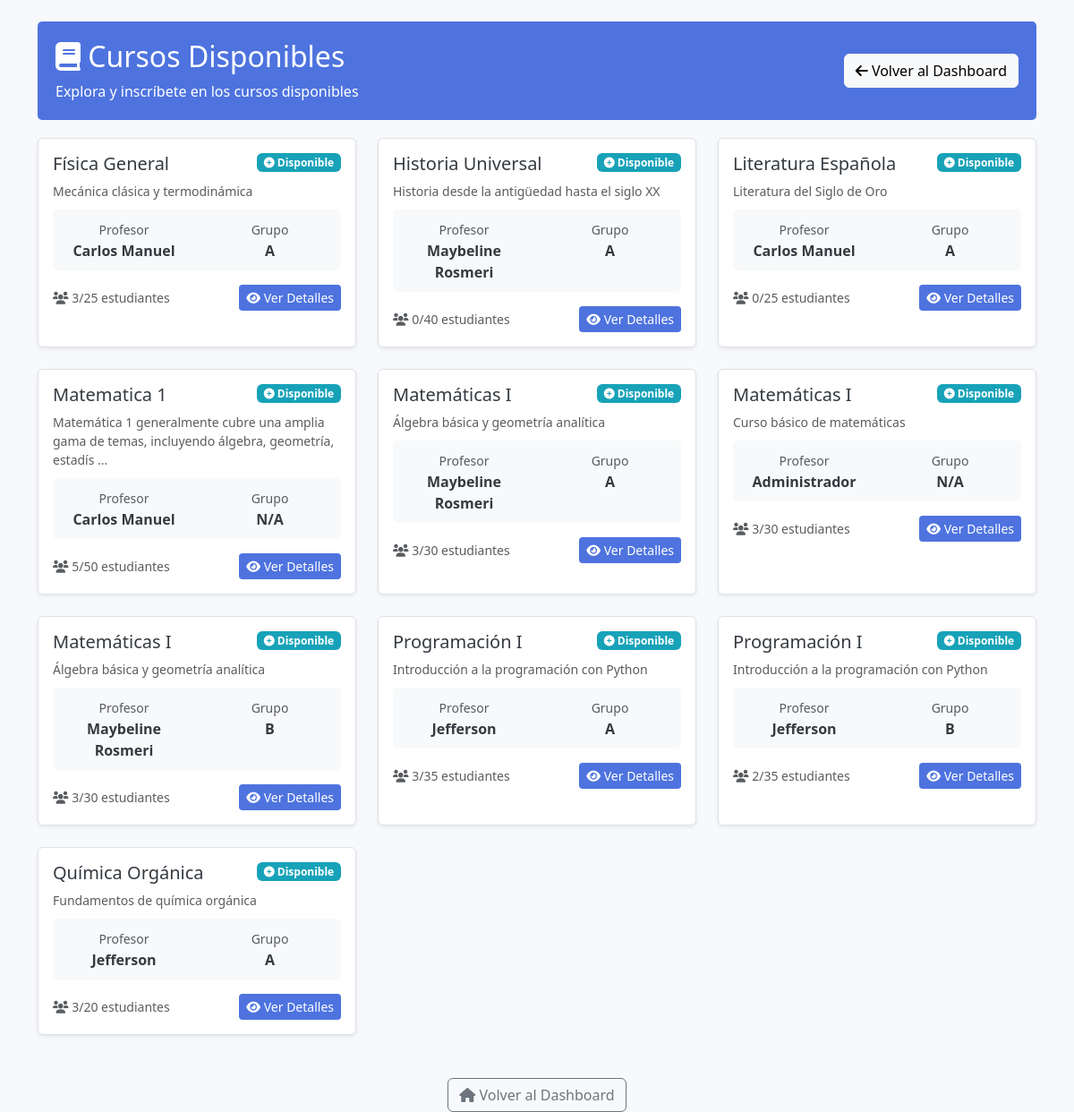
/stint/cursos/cursos_disponibles.php (signed in), run on an earlier commit of the app's database.
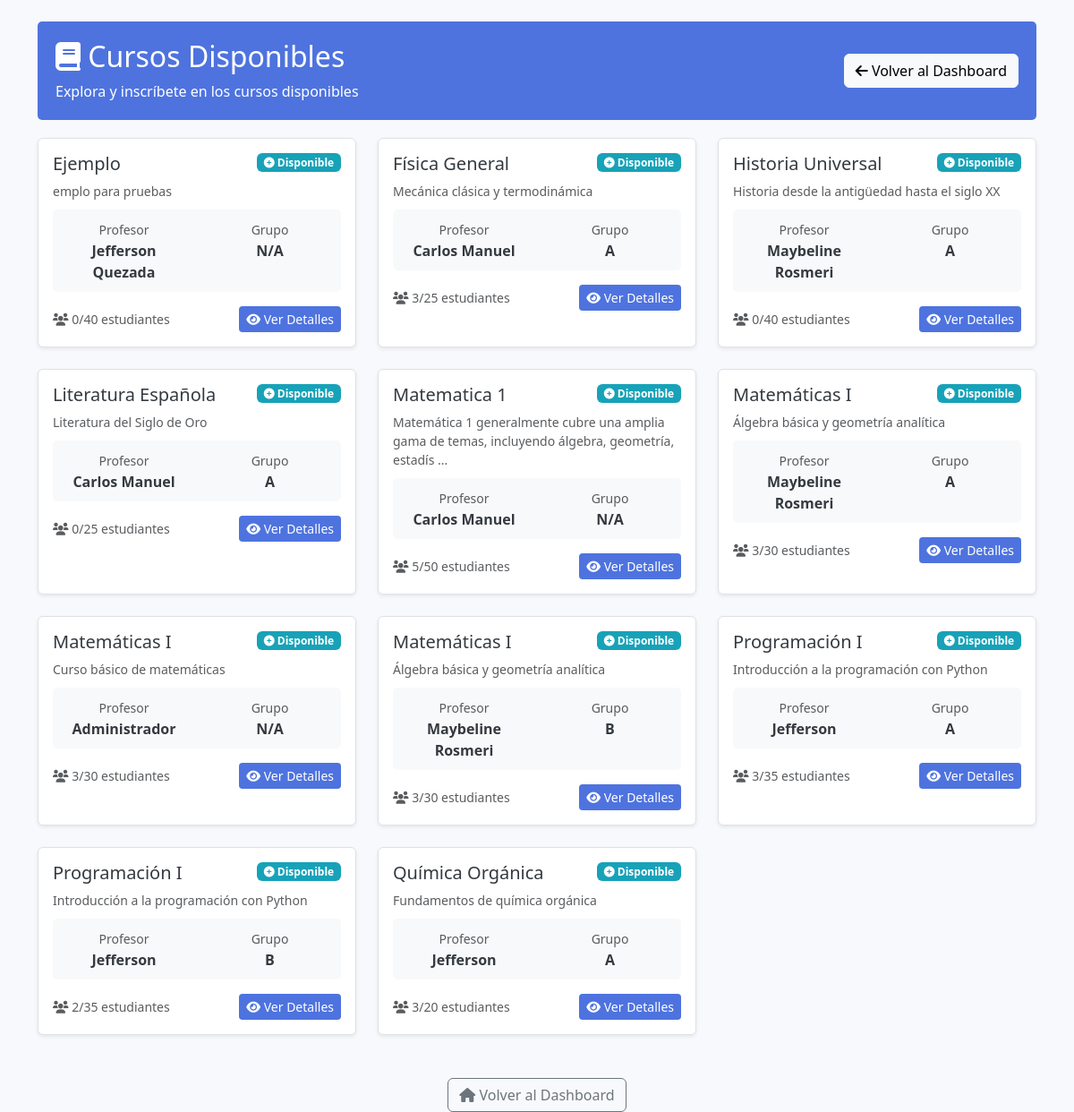
And on a later commit of the database.
### tables this page shows
CREATE TABLE `cursos` (
  `id_curso` int(11) NOT NULL AUTO_INCREMENT,
  `nombre_curso` varchar(100) NOT NULL,
  `descripcion` text DEFAULT NULL,
  `id_docente` int(11) NOT NULL,
  `contrasena` varchar(255) NOT NULL,
  `capacidad` int(11) NOT NULL DEFAULT 50,
  `grupo` enum('A','B') DEFAULT NULL,
  PRIMARY KEY (`id_curso`),
  KEY `id_docente` (`id_docente`),
  CONSTRAINT `cursos_ibfk_1` FOREIGN KEY (`id_docente`) REFERENCES `usuarios` (`id_usuario`) ON DELETE CASCADE
);

CREATE TABLE `usuarios` (
  `id_usuario` int(11) NOT NULL AUTO_INCREMENT,
  `nombre` varchar(100) NOT NULL,
  `correo` varchar(100) NOT NULL,
  `contrasena` varchar(255) NOT NULL,
  `rol` enum('docente','estudiante','admin') NOT NULL,
  `fecha_registro` timestamp NOT NULL DEFAULT current_timestamp(),
  `primer_login` tinyint(1) DEFAULT 0,
  `mfa_codigo` varchar(10) DEFAULT NULL,
  PRIMARY KEY (`id_usuario`),
  UNIQUE KEY `correo` (`correo`)
);

### stint/cursos/cursos_disponibles.php (the view, shortened to what the changed rows need)
<?php
include '../../includes/conexion.php';
$id_estudiante = $_SESSION['id_usuario'];
try {
    $sql_cursos = "SELECT c.id_curso, c.nombre_curso, c.descripcion, c.capacidad, c.grupo,
                          u.nombre AS profesor_nombre,
                          COUNT(ec.id_estudiante) AS estudiantes_inscritos,
                          CASE WHEN ec_user.id_estudiante IS NOT NULL THEN 1 ELSE 0 END AS ya_inscrito
                   FROM cursos c
                   LEFT JOIN usuarios u ON c.id_docente = u.id_usuario
                   LEFT JOIN estudiantes_cursos ec ON c.id_curso = ec.id_curso
                   LEFT JOIN estudiantes_cursos ec_user ON c.id_curso = ec_user.id_curso AND ec_user.id_estudiante = :id_estudiante
                   GROUP BY c.id_curso, c.nombre_curso, c.descripcion, c.capacidad, c.grupo, u.nombre, ec_user.id_estudiante
                   ORDER BY c.nombre_curso";
    $stmt_cursos = $pdo->prepare($sql_cursos);
    $stmt_cursos->bindParam(':id_estudiante', $id_estudiante, PDO::PARAM_INT);
    $stmt_cursos->execute();
    $cursos = $stmt_cursos->fetchAll();
} catch (PDOException $e) {
    die("Error en la consulta: " . $e->getMessage());
}
?>
<!DOCTYPE html>
<html lang="es">
<head>
    <link href="https://cdn.jsdelivr.net/npm/bootstrap@5.3.6/dist/css/bootstrap.min.css" rel="stylesheet">
    <link href="https://cdnjs.cloudflare.com/ajax/libs/font-awesome/6.0.0/css/all.min.css" rel="stylesheet">
</head>
<body>
<div class="container mt-4">
    <div class="header d-flex justify-content-between align-items-center">
        <div>
            <h2><i class="fas fa-book"></i> Cursos Disponibles</h2>
        </div>
    </div>
    <?php if (empty($cursos)): ?>
        <div class="alert alert-info" role="alert">
            <h5><i class="fas fa-info-circle"></i> No hay cursos disponibles</h5>
            <p>Actualmente no hay cursos disponibles para inscribirse.</p>
        </div>
    <?php else: ?>
        <div class="row">
            <?php foreach ($cursos as $curso): ?>
                <div class="col-md-6 col-lg-4 mb-4">
                    <div class="course-card p-3 rounded shadow-sm">
                        <div class="d-flex justify-content-between align-items-start mb-2">
                            <h5 class="card-title"><?= htmlspecialchars($curso['nombre_curso']) ?></h5>
                            <?php if ($curso['ya_inscrito']): ?>
                                <span class="badge badge-enrolled">
                                    <i class="fas fa-check-circle"></i> Inscrito
                                </span>
                            <?php elseif ($curso['estudiantes_inscritos'] >= $curso['capacidad']): ?>
                                <span class="badge badge-full">
                                    <i class="fas fa-times-circle"></i> Lleno
                                </span>
                            <?php else: ?>
                                <span class="badge badge-available">
                                    <i class="fas fa-plus-circle"></i> Disponible
                                </span>
                            <?php endif; ?>
                        </div>
                        <p class="text-muted small mb-2">
                            <?= htmlspecialchars(substr($curso['descripcion'] ?? 'Sin descripción', 0, 100)) ?>
                            <?= strlen($curso['descripcion'] ?? '') > 100 ? '...' : '' ?>
                        </p>
                        <div class="course-stats">
                            <div class="row text-center">
                                <div class="col-6">
                                    <small class="text-muted">Profesor</small><br>
                                    <strong><?= htmlspecialchars($curso['profesor_nombre'] ?? 'No asignado') ?></strong>
                                </div>
                                <div class="col-6">
                                    <small class="text-muted">Grupo</small><br>
                                    <strong><?= htmlspecialchars($curso['grupo'] ?? 'N/A') ?></strong>
                                </div>
                            </div>
                        </div>
                        <div class="d-flex justify-content-between align-items-center mt-3">
                            <small class="text-muted">
                                <i class="fas fa-users"></i>
                                <?= $curso['estudiantes_inscritos'] ?>/<?= $curso['capacidad'] ?> estudiantes
                            </small>
                            <a href="ver_curso.php?id=<?= $curso['id_curso'] ?>" class="btn btn-primary btn-sm">
                                <i class="fas fa-eye"></i> Ver Detalles
                            </a>
                        </div>
                    </div>
                </div>
            <?php endforeach; ?>
        </div>
    <?php endif; ?>
</div>
</body>
</html>

What changed in the data, as far as the page shows it:
added cursos: nombre_curso "Ejemplo", shows "Disponible", descripcion "emplo para pruebas", id_docente.nombre "Jefferson Quezada", grupo "N/A", estudiantes_inscritos "0", capacidad "40"
